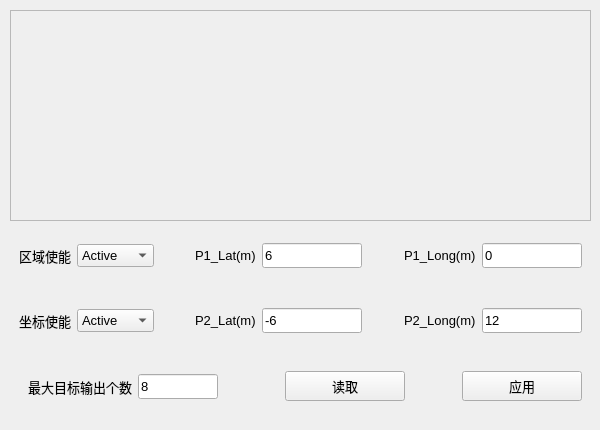
<?xml version="1.0" encoding="UTF-8"?>
<ui version="4.0">
 <class>radarAreaMainWindow</class>
 <widget class="QMainWindow" name="radarAreaMainWindow">
  <property name="geometry">
   <rect>
    <x>0</x>
    <y>0</y>
    <width>600</width>
    <height>430</height>
   </rect>
  </property>
  <property name="minimumSize">
   <size>
    <width>600</width>
    <height>430</height>
   </size>
  </property>
  <property name="maximumSize">
   <size>
    <width>600</width>
    <height>430</height>
   </size>
  </property>
  <property name="windowTitle">
   <string>MainWindow</string>
  </property>
  <widget class="QWidget" name="centralwidget">
   <widget class="QWidget" name="widget_7" native="true">
    <property name="geometry">
     <rect>
      <x>10</x>
      <y>226</y>
      <width>581</width>
      <height>191</height>
     </rect>
    </property>
    <property name="font">
     <font>
      <family>Arial</family>
      <pointsize>10</pointsize>
     </font>
    </property>
    <layout class="QGridLayout" name="gridLayout_7">
     <item row="1" column="2">
      <widget class="QWidget" name="widget_4" native="true">
       <property name="font">
        <font>
         <family>Arial</family>
         <pointsize>10</pointsize>
        </font>
       </property>
       <layout class="QGridLayout" name="gridLayout_4">
        <item row="0" column="0">
         <widget class="QLabel" name="label_4">
          <property name="font">
           <font>
            <family>Arial</family>
            <pointsize>10</pointsize>
           </font>
          </property>
          <property name="text">
           <string>P2_Lat(m)</string>
          </property>
         </widget>
        </item>
        <item row="0" column="1">
         <widget class="QLineEdit" name="lineEdit_2">
          <property name="minimumSize">
           <size>
            <width>100</width>
            <height>25</height>
           </size>
          </property>
          <property name="maximumSize">
           <size>
            <width>100</width>
            <height>25</height>
           </size>
          </property>
          <property name="font">
           <font>
            <family>Arial</family>
            <pointsize>10</pointsize>
           </font>
          </property>
          <property name="text">
           <string>-6</string>
          </property>
         </widget>
        </item>
       </layout>
      </widget>
     </item>
     <item row="0" column="1">
      <spacer name="horizontalSpacer_3">
       <property name="font">
        <font>
         <family>Arial</family>
         <pointsize>10</pointsize>
        </font>
       </property>
       <property name="orientation">
        <enum>Qt::Horizontal</enum>
       </property>
       <property name="sizeHint" stdset="0">
        <size>
         <width>40</width>
         <height>20</height>
        </size>
       </property>
      </spacer>
     </item>
     <item row="0" column="2">
      <widget class="QWidget" name="widget_3" native="true">
       <property name="font">
        <font>
         <family>Arial</family>
         <pointsize>10</pointsize>
        </font>
       </property>
       <layout class="QGridLayout" name="gridLayout_3">
        <item row="0" column="2">
         <widget class="QLineEdit" name="lineEdit">
          <property name="minimumSize">
           <size>
            <width>100</width>
            <height>25</height>
           </size>
          </property>
          <property name="maximumSize">
           <size>
            <width>100</width>
            <height>25</height>
           </size>
          </property>
          <property name="font">
           <font>
            <family>Arial</family>
            <pointsize>10</pointsize>
           </font>
          </property>
          <property name="text">
           <string>6</string>
          </property>
         </widget>
        </item>
        <item row="0" column="1">
         <widget class="QLabel" name="label_3">
          <property name="font">
           <font>
            <family>Arial</family>
            <pointsize>10</pointsize>
           </font>
          </property>
          <property name="text">
           <string>P1_Lat(m)</string>
          </property>
         </widget>
        </item>
       </layout>
      </widget>
     </item>
     <item row="0" column="0">
      <widget class="QWidget" name="widget" native="true">
       <property name="font">
        <font>
         <family>Arial</family>
         <pointsize>10</pointsize>
        </font>
       </property>
       <layout class="QGridLayout" name="gridLayout">
        <item row="0" column="0">
         <widget class="QLabel" name="label">
          <property name="font">
           <font>
            <family>Arial</family>
            <pointsize>10</pointsize>
           </font>
          </property>
          <property name="text">
           <string>区域使能</string>
          </property>
         </widget>
        </item>
        <item row="0" column="1">
         <widget class="QComboBox" name="comboBox">
          <property name="font">
           <font>
            <family>Arial</family>
            <pointsize>10</pointsize>
           </font>
          </property>
          <item>
           <property name="text">
            <string>Active</string>
           </property>
          </item>
          <item>
           <property name="text">
            <string>InActive</string>
           </property>
          </item>
         </widget>
        </item>
       </layout>
      </widget>
     </item>
     <item row="2" column="0" colspan="5">
      <widget class="QWidget" name="widget_9" native="true">
       <property name="font">
        <font>
         <family>Arial</family>
         <pointsize>10</pointsize>
        </font>
       </property>
       <layout class="QGridLayout" name="gridLayout_9">
        <item row="0" column="1">
         <spacer name="horizontalSpacer">
          <property name="font">
           <font>
            <family>Arial</family>
            <pointsize>10</pointsize>
           </font>
          </property>
          <property name="orientation">
           <enum>Qt::Horizontal</enum>
          </property>
          <property name="sizeHint" stdset="0">
           <size>
            <width>40</width>
            <height>20</height>
           </size>
          </property>
         </spacer>
        </item>
        <item row="0" column="3">
         <spacer name="horizontalSpacer_2">
          <property name="font">
           <font>
            <family>Arial</family>
            <pointsize>10</pointsize>
           </font>
          </property>
          <property name="orientation">
           <enum>Qt::Horizontal</enum>
          </property>
          <property name="sizeHint" stdset="0">
           <size>
            <width>40</width>
            <height>20</height>
           </size>
          </property>
         </spacer>
        </item>
        <item row="0" column="2">
         <widget class="QPushButton" name="pushButton">
          <property name="minimumSize">
           <size>
            <width>120</width>
            <height>30</height>
           </size>
          </property>
          <property name="maximumSize">
           <size>
            <width>120</width>
            <height>30</height>
           </size>
          </property>
          <property name="font">
           <font>
            <family>Arial</family>
            <pointsize>10</pointsize>
           </font>
          </property>
          <property name="text">
           <string>读取</string>
          </property>
         </widget>
        </item>
        <item row="0" column="4">
         <widget class="QPushButton" name="pushButton_2">
          <property name="minimumSize">
           <size>
            <width>120</width>
            <height>30</height>
           </size>
          </property>
          <property name="maximumSize">
           <size>
            <width>120</width>
            <height>30</height>
           </size>
          </property>
          <property name="font">
           <font>
            <family>Arial</family>
            <pointsize>10</pointsize>
           </font>
          </property>
          <property name="text">
           <string>应用</string>
          </property>
         </widget>
        </item>
        <item row="0" column="0">
         <widget class="QWidget" name="widget_8" native="true">
          <property name="font">
           <font>
            <family>Arial</family>
            <pointsize>10</pointsize>
           </font>
          </property>
          <layout class="QGridLayout" name="gridLayout_8">
           <item row="0" column="0">
            <widget class="QLabel" name="label_7">
             <property name="font">
              <font>
               <family>Arial</family>
               <pointsize>10</pointsize>
              </font>
             </property>
             <property name="text">
              <string>最大目标输出个数</string>
             </property>
            </widget>
           </item>
           <item row="0" column="1">
            <widget class="QLineEdit" name="lineEdit_5">
             <property name="minimumSize">
              <size>
               <width>80</width>
               <height>25</height>
              </size>
             </property>
             <property name="maximumSize">
              <size>
               <width>80</width>
               <height>25</height>
              </size>
             </property>
             <property name="font">
              <font>
               <family>Arial</family>
               <pointsize>10</pointsize>
              </font>
             </property>
             <property name="text">
              <string>8</string>
             </property>
             <property name="maxLength">
              <number>2</number>
             </property>
            </widget>
           </item>
          </layout>
         </widget>
        </item>
       </layout>
      </widget>
     </item>
     <item row="0" column="4">
      <widget class="QWidget" name="widget_5" native="true">
       <property name="font">
        <font>
         <family>Arial</family>
         <pointsize>10</pointsize>
        </font>
       </property>
       <layout class="QGridLayout" name="gridLayout_5">
        <item row="0" column="2">
         <widget class="QLineEdit" name="lineEdit_3">
          <property name="minimumSize">
           <size>
            <width>100</width>
            <height>25</height>
           </size>
          </property>
          <property name="maximumSize">
           <size>
            <width>100</width>
            <height>25</height>
           </size>
          </property>
          <property name="font">
           <font>
            <family>Arial</family>
            <pointsize>10</pointsize>
           </font>
          </property>
          <property name="text">
           <string>0</string>
          </property>
         </widget>
        </item>
        <item row="0" column="1">
         <widget class="QLabel" name="label_5">
          <property name="font">
           <font>
            <family>Arial</family>
            <pointsize>10</pointsize>
           </font>
          </property>
          <property name="text">
           <string>P1_Long(m)</string>
          </property>
         </widget>
        </item>
       </layout>
      </widget>
     </item>
     <item row="1" column="0">
      <widget class="QWidget" name="widget_2" native="true">
       <property name="font">
        <font>
         <family>Arial</family>
         <pointsize>10</pointsize>
        </font>
       </property>
       <layout class="QGridLayout" name="gridLayout_2">
        <item row="0" column="0">
         <widget class="QLabel" name="label_2">
          <property name="font">
           <font>
            <family>Arial</family>
            <pointsize>10</pointsize>
           </font>
          </property>
          <property name="text">
           <string>坐标使能</string>
          </property>
         </widget>
        </item>
        <item row="0" column="1">
         <widget class="QComboBox" name="comboBox_2">
          <property name="font">
           <font>
            <family>Arial</family>
            <pointsize>10</pointsize>
           </font>
          </property>
          <property name="currentIndex">
           <number>0</number>
          </property>
          <item>
           <property name="text">
            <string>Active</string>
           </property>
          </item>
          <item>
           <property name="text">
            <string>InActive</string>
           </property>
          </item>
         </widget>
        </item>
       </layout>
      </widget>
     </item>
     <item row="1" column="4">
      <widget class="QWidget" name="widget_6" native="true">
       <property name="font">
        <font>
         <family>Arial</family>
         <pointsize>10</pointsize>
        </font>
       </property>
       <layout class="QGridLayout" name="gridLayout_6">
        <item row="0" column="0">
         <widget class="QLabel" name="label_6">
          <property name="font">
           <font>
            <family>Arial</family>
            <pointsize>10</pointsize>
           </font>
          </property>
          <property name="text">
           <string>P2_Long(m)</string>
          </property>
         </widget>
        </item>
        <item row="0" column="1">
         <widget class="QLineEdit" name="lineEdit_4">
          <property name="minimumSize">
           <size>
            <width>100</width>
            <height>25</height>
           </size>
          </property>
          <property name="maximumSize">
           <size>
            <width>100</width>
            <height>25</height>
           </size>
          </property>
          <property name="font">
           <font>
            <family>Arial</family>
            <pointsize>10</pointsize>
           </font>
          </property>
          <property name="text">
           <string>12</string>
          </property>
         </widget>
        </item>
       </layout>
      </widget>
     </item>
     <item row="0" column="3">
      <spacer name="horizontalSpacer_4">
       <property name="font">
        <font>
         <family>Arial</family>
         <pointsize>10</pointsize>
        </font>
       </property>
       <property name="orientation">
        <enum>Qt::Horizontal</enum>
       </property>
       <property name="sizeHint" stdset="0">
        <size>
         <width>40</width>
         <height>20</height>
        </size>
       </property>
      </spacer>
     </item>
    </layout>
   </widget>
   <widget class="QFrame" name="frame">
    <property name="geometry">
     <rect>
      <x>10</x>
      <y>10</y>
      <width>581</width>
      <height>211</height>
     </rect>
    </property>
    <property name="font">
     <font>
      <family>Arial</family>
      <pointsize>10</pointsize>
     </font>
    </property>
    <property name="styleSheet">
     <string notr="true">border-image: url(:/img/radarArea.bmp);</string>
    </property>
    <property name="frameShape">
     <enum>QFrame::StyledPanel</enum>
    </property>
    <property name="frameShadow">
     <enum>QFrame::Raised</enum>
    </property>
   </widget>
  </widget>
  <widget class="QMenuBar" name="menubar">
   <property name="geometry">
    <rect>
     <x>0</x>
     <y>0</y>
     <width>600</width>
     <height>23</height>
    </rect>
   </property>
  </widget>
 </widget>
 <resources/>
 <connections/>
</ui>
